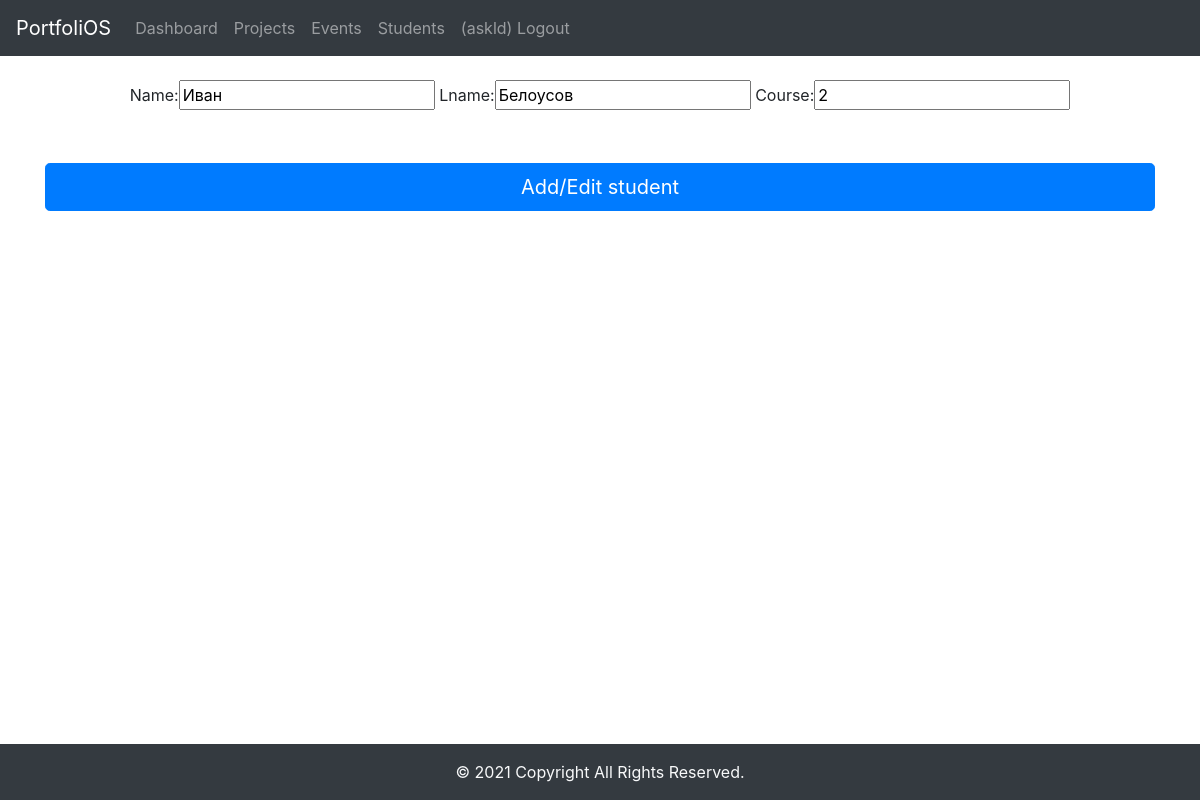
Page /updateStudent/2/ (signed in) on the committed database.
### accs/models.py (models this page shows, shortened)
class Student(models.Model):
    name = models.CharField(max_length=200, null=True)
    lname = models.CharField(max_length=200, null=True)
    course = models.IntegerField(null=True)
    date_created= models.DateTimeField(auto_now_add=True, null=True)
    history = HistoricalRecords()

### accs/views.py (the view)
# urls.py: path('updateStudent/<str:pk>/', views.updateStudent, name="updateStudent"),
@login_required
def updateStudent(req, pk):
    upd_student = Student.objects.get(id=pk)
    form = StudentForm(instance=upd_student)
    if req.method == 'POST':
        form = StudentForm(req.POST, instance=upd_student)
        if form.is_valid():
            form.save()
            return redirect('/students/')
    ctx = {'form':form}
    return render(req, 'accs/studentForm.html', ctx)

### accs/forms.py
class StudentForm(forms.ModelForm):
    class Meta:
        model = Student
        fields = '__all__'

### accs/templates/accs/studentForm.html (shortened to what this page needs)
{% extends 'accs/main.html' %}
{% block content %}
<form action="" method="POST">
    <div class="form-group row">
        <div class="container text-center">
            <div class="p-4">
                {{form}}
            </div>
        <button type="submit" class="btn btn-primary btn-lg btn-block my-4">Add/Edit student</button>
      </div>
    </div>
  </form>
{% endblock %}

### accs/templates/accs/nav.html (shortened to what this page needs)
<nav class="navbar navbar-expand-lg navbar-dark bg-dark">
    <a class="navbar-brand" href="#">PortfoliOS</a>
    <div class="collapse navbar-collapse" id="navbarNavAltMarkup">
      <div class="navbar-nav">
        <a class="nav-item nav-link" href="/">Dashboard</a>
        <a class="nav-item nav-link" href="/projects/">Projects</a>
        <a class="nav-item nav-link" href="/events/">Events</a>
        <a class="nav-item nav-link" href="/students/">Students</a>
        {% if user.is_authenticated %}
          <a class="nav-item nav-link" href="{% url 'logout'%}?next={{request.path}}">({{ user.get_username }}) Logout </a>
        {% else %}
          <a class="nav-item nav-link" href="{% url 'login'%}?next={{request.path}}">Login</a>
        {% endif %}
      </div>
    </div>
  </nav>

### rows in the picture
Student: name "Иван", lname "Белоусов", course "2"

### other values in the picture
{{ user.get_username }} "askld"
